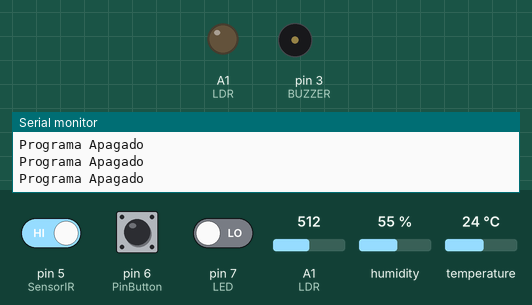
Simulated run of this sketch. Board: Arduino Uno, built with avr-gcc and run on an emulated ATmega328P. Shown: output pins drawn as LEDs (lit = HIGH), buzzer (waves = sounding), the last lines printed to the serial monitor. Inputs (shaded band) come from the test bench; at power-on: pin 6 (PinButton) HIGH, A1 (LDR) = 512, pin 5 (SensorIR) HIGH, pin 7 (LED) LOW, humidity 55 %, temperature 24 °C.

Above: at 1.2 s.
1.3 s: pin 6 (PinButton) pulled LOW for 0.15 s
4.0 s: A1 (LDR) set to 530
At 6.0 s:
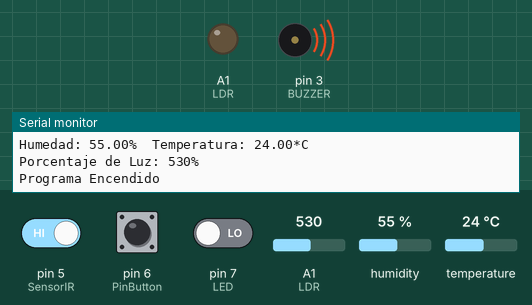
6.3 s: pin 6 (PinButton) pulled LOW for 1 s
Timing chart, 0 to 9.3 s (numbered marks = the images above; inputs shaded):
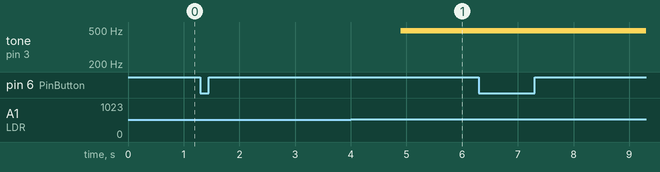

The sketch:

Prueba.ino
```cpp
#include <DHT.h>
#include <DHT_U.h>

const int LDR = A1;
const int SensorIR = 5;
const int PinButton = 6;
const int LED = 7;
bool programaEncendido = false;
bool estadoBotonAnterior = HIGH;


#define DHTPIN 2
#define DHTTYPE DHT11
#define BUZZER 3

DHT dht(DHTPIN, DHTTYPE);

void setup() {
pinMode(LDR, OUTPUT);
pinMode(SensorIR, INPUT);
pinMode (BUZZER, OUTPUT);
pinMode (PinButton, INPUT);
pinMode (LED, INPUT);

digitalWrite(BUZZER, LOW);

Serial.begin(9600);
dht.begin();
}

void loop() {

// BUTTON TO INICIALIZE THE PROGRAM

  bool estadoBotonActual = digitalRead(PinButton);
  int ButtonState = digitalRead(PinButton);

  if (estadoBotonAnterior == HIGH && estadoBotonActual == LOW) {
    programaEncendido = !programaEncendido;
    Serial.print("Programa ");
    Serial.println(programaEncendido ? "Encendido" : "Apagado");
  }

  estadoBotonAnterior = estadoBotonActual;

  if (programaEncendido) {
    Serial.println("Programa Encendido");


  delay(50);
  delay(1000);

//  SENSOR IR -- BUZZER

  int SensorIRState = digitalRead(SensorIR);

  if (SensorIRState == LOW) {
    digitalWrite(BUZZER, HIGH);
  } else if(SensorIRState == HIGH){
    digitalWrite(BUZZER, LOW);
  }
    delay(100);

// SENSOR DHT11 -- Humidity - Temperature / LED STATE

  int LEDState = digitalRead(LED);
  float h = dht.readHumidity();
  float t = dht.readTemperature();

  if ( isnan(t)){
  Serial.println("Error obteniendo los datos del sensor DHT11");
  return;
  }
  if(t >= 27){
    digitalWrite(LED, HIGH);

  }else{
    digitalWrite(LED, LOW);
  }

  Serial.print("Humedad: ");
  Serial.print(h);
  Serial.print("%\t");
  Serial.print("Temperatura: ");
  Serial.print(t);
  Serial.println("*C ");

// FOTORESISTENCIA - LDR

  int read = analogRead(LDR);
  read = map(read, 0,100, 0, 100);
  analogWrite(BUZZER, read);
  Serial.print("Porcentaje de Luz: ");
  Serial.print(read);
  Serial.println("%");
  } else {
    Serial.println("Programa Apagado");
  }
}
```

Measured:
- the behaviour switches between 512 and 513 on A1 (LDR) (found by bisection; images 0 and 1)
- after the input at 4.0 s, tone on pin 3 (BUZZER): silent → 490 Hz after 0.90 s
